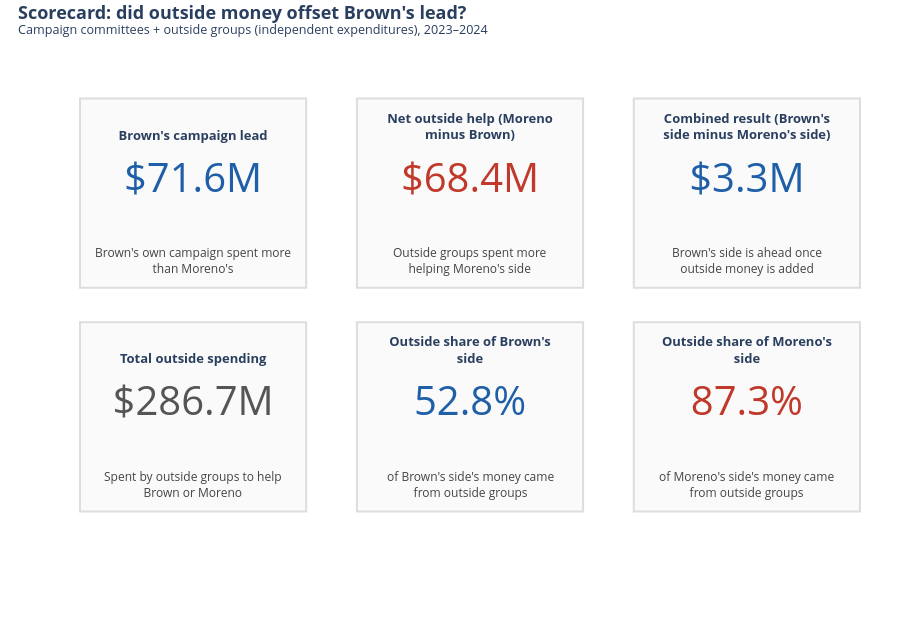

Here is the notebook cell this chart was saved with:
### Code cell
# Chart 1: scorecard
cards = scorecard[scorecard["shown_as"] == "card"].reset_index(drop=True)
card_colors = [BROWN, MORENO, BROWN if combined_lead > 0 else MORENO, "#555555", BROWN, MORENO]
columns_x = [(0.00, 0.29), (0.355, 0.645), (0.71, 1.00)]

fig = go.Figure()
for i, row in cards.iterrows():
    x0, x1 = columns_x[i % 3]
    y0, y1 = (0.54, 0.98) if i < 3 else (0.02, 0.46)
    fig.add_shape(type="rect", xref="paper", yref="paper", x0=x0, x1=x1, y0=y0, y1=y1,
                  line={"color": "#dddddd"}, fillcolor="#fafafa", layer="below")
    fig.add_trace(go.Indicator(
        mode="number", value=row["value"],
        number={"prefix": "$" if row["unit"] == "$M" else "", "suffix": "M" if row["unit"] == "$M" else "%",
                "valueformat": ",.1f", "font": {"color": card_colors[i], "size": 40}},
        title={"text": "<b>" + "<br>".join(textwrap.wrap(row["measure"], 26)) + "</b>", "font": {"size": 13}},
        domain={"x": [x0, x1], "y": [y0 + 0.10, y1 - 0.02]}))
    fig.add_annotation(text="<br>".join(textwrap.wrap(row["plain_words"], 32)), xref="paper", yref="paper", x=(x0 + x1) / 2, y=y0 + 0.02,
                       xanchor="center", yanchor="bottom", showarrow=False, font={"size": 12, "color": "#444444"})

finish(fig, "01_scorecard.html", "Scorecard: did outside money offset Brown's lead?", SCOPE,
       legend=False, height=620, top=90)

### Figure 1 — Plotly figure (JSON) as saved in the notebook; plotly's stock layout.template omitted (floating-point values rounded to 4 significant figures)
{"data": [{"domain": {"x": [0, 0.29], "y": [0.64, 0.96]}, "mode": "number", "number": {"font": {"color": "#1f5fa8", "size": 40}, "prefix": "$", "suffix": "M", "valueformat": ",.1f"}, "title": {"font": {"size": 13}, "text": "<b>Brown's campaign lead</b>"}, "type": "indicator", "value": 71.64}, {"domain": {"x": [0.355, 0.645], "y": [0.64, 0.96]}, "mode": "number", "number": {"font": {"color": "#c0392b", "size": 40}, "prefix": "$", "suffix": "M", "valueformat": ",.1f"}, "title": {"font": {"size": 13}, "text": "<b>Net outside help (Moreno<br>minus Brown)</b>"}, "type": "indicator", "value": 68.37}, {"domain": {"x": [0.71, 1], "y": [0.64, 0.96]}, "mode": "number", "number": {"font": {"color": "#1f5fa8", "size": 40}, "prefix": "$", "suffix": "M", "valueformat": ",.1f"}, "title": {"font": {"size": 13}, "text": "<b>Combined result (Brown's<br>side minus Moreno's side)</b>"}, "type": "indicator", "value": 3.274}, {"domain": {"x": [0, 0.29], "y": [0.12, 0.44]}, "mode": "number", "number": {"font": {"color": "#555555", "size": 40}, "prefix": "$", "suffix": "M", "valueformat": ",.1f"}, "title": {"font": {"size": 13}, "text": "<b>Total outside spending</b>"}, "type": "indicator", "value": 286.7}, {"domain": {"x": [0.355, 0.645], "y": [0.12, 0.44]}, "mode": "number", "number": {"font": {"color": "#1f5fa8", "size": 40}, "prefix": "", "suffix": "%", "valueformat": ",.1f"}, "title": {"font": {"size": 13}, "text": "<b>Outside share of Brown's<br>side</b>"}, "type": "indicator", "value": 52.83}, {"domain": {"x": [0.71, 1], "y": [0.12, 0.44]}, "mode": "number", "number": {"font": {"color": "#c0392b", "size": 40}, "prefix": "", "suffix": "%", "valueformat": ",.1f"}, "title": {"font": {"size": 13}, "text": "<b>Outside share of Moreno's<br>side</b>"}, "type": "indicator", "value": 87.3}], "layout": {"annotations": [{"font": {"color": "#444444", "size": 12}, "showarrow": false, "text": "Brown's own campaign spent more<br>than Moreno's", "x": 0.145, "xanchor": "center", "xref": "paper", "y": 0.56, "yanchor": "bottom", "yref": "paper"}, {"font": {"color": "#444444", "size": 12}, "showarrow": false, "text": "Outside groups spent more<br>helping Moreno's side", "x": 0.5, "xanchor": "center", "xref": "paper", "y": 0.56, "yanchor": "bottom", "yref": "paper"}, {"font": {"color": "#444444", "size": 12}, "showarrow": false, "text": "Brown's side is ahead once<br>outside money is added", "x": 0.855, "xanchor": "center", "xref": "paper", "y": 0.56, "yanchor": "bottom", "yref": "paper"}, {"font": {"color": "#444444", "size": 12}, "showarrow": false, "text": "Spent by outside groups to help<br>Brown or Moreno", "x": 0.145, "xanchor": "center", "xref": "paper", "y": 0.04, "yanchor": "bottom", "yref": "paper"}, {"font": {"color": "#444444", "size": 12}, "showarrow": false, "text": "of Brown's side's money came<br>from outside groups", "x": 0.5, "xanchor": "center", "xref": "paper", "y": 0.04, "yanchor": "bottom", "yref": "paper"}, {"font": {"color": "#444444", "size": 12}, "showarrow": false, "text": "of Moreno's side's money came<br>from outside groups", "x": 0.855, "xanchor": "center", "xref": "paper", "y": 0.04, "yanchor": "bottom", "yref": "paper"}], "font": {"size": 13}, "height": 620, "legend": {"orientation": "h", "x": 1, "xanchor": "right", "y": 1.02, "yanchor": "bottom"}, "margin": {"b": 100, "l": 80, "r": 40, "t": 90}, "shapes": [{"fillcolor": "#fafafa", "layer": "below", "line": {"color": "#dddddd"}, "type": "rect", "x0": 0, "x1": 0.29, "xref": "paper", "y0": 0.54, "y1": 0.98, "yref": "paper"}, {"fillcolor": "#fafafa", "layer": "below", "line": {"color": "#dddddd"}, "type": "rect", "x0": 0.355, "x1": 0.645, "xref": "paper", "y0": 0.54, "y1": 0.98, "yref": "paper"}, {"fillcolor": "#fafafa", "layer": "below", "line": {"color": "#dddddd"}, "type": "rect", "x0": 0.71, "x1": 1, "xref": "paper", "y0": 0.54, "y1": 0.98, "yref": "paper"}, {"fillcolor": "#fafafa", "layer": "below", "line": {"color": "#dddddd"}, "type": "rect", "x0": 0, "x1": 0.29, "xref": "paper", "y0": 0.02, "y1": 0.46, "yref": "paper"}, {"fillcolor": "#fafafa", "layer": "below", "line": {"color": "#dddddd"}, "type": "rect", "x0": 0.355, "x1": 0.645, "xref": "paper", "y0": 0.02, "y1": 0.46, "yref": "paper"}, {"fillcolor": "#fafafa", "layer": "below", "line": {"color": "#dddddd"}, "type": "rect", "x0": 0.71, "x1": 1, "xref": "paper", "y0": 0.02, "y1": 0.46, "yref": "paper"}], "showlegend": false, "title": {"text": "<b>Scorecard: did outside money offset Brown's lead?</b><br><sup>Campaign committees + outside groups (independent expenditures), 2023–2024</sup>", "x": 0.02, "y": 0.97, "yanchor": "top"}}}
